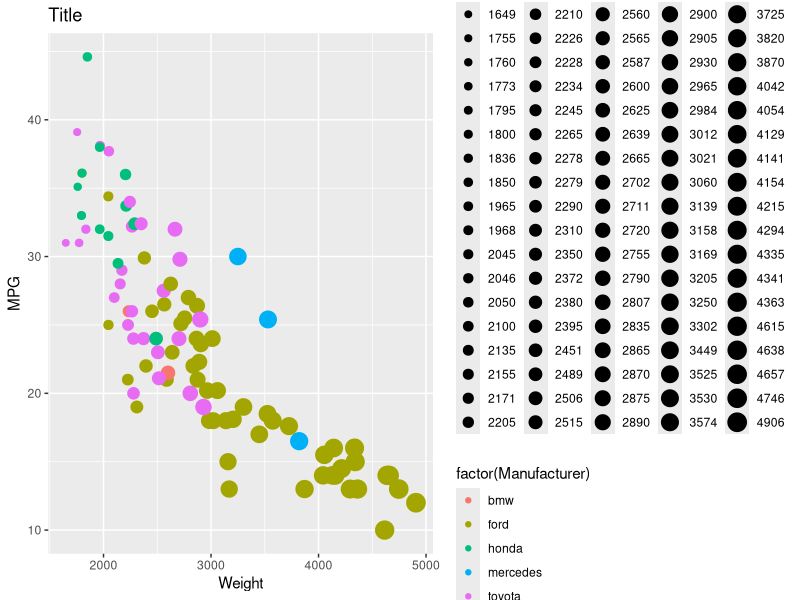
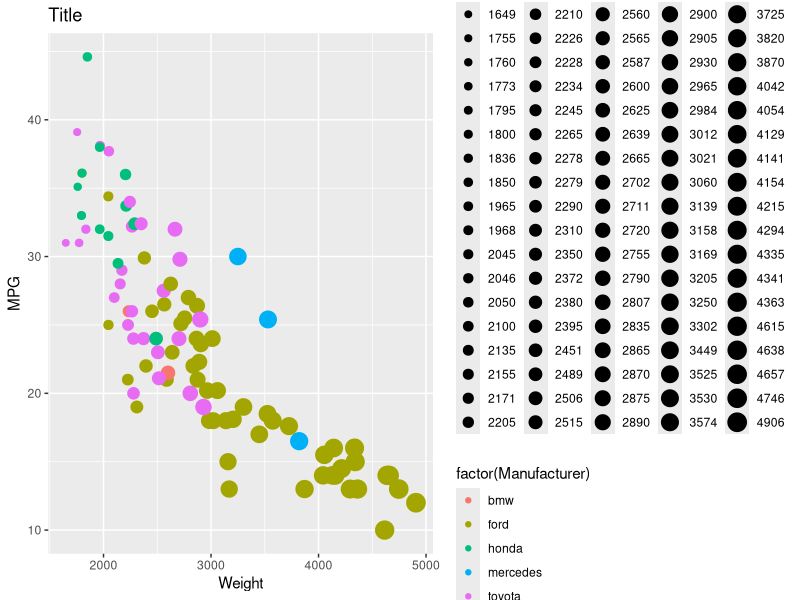

Here is the R script that generated these plots, in order:
library(ggplot2)
data <- read.csv("../cars-sample.csv")
ggplot(data, aes(x=Weight, y=MPG)) + geom_point(aes(color=factor(Manufacturer), size=factor(Weight))) + labs(title = paste("Title"))
ggsave("ggplot2-2.png")
